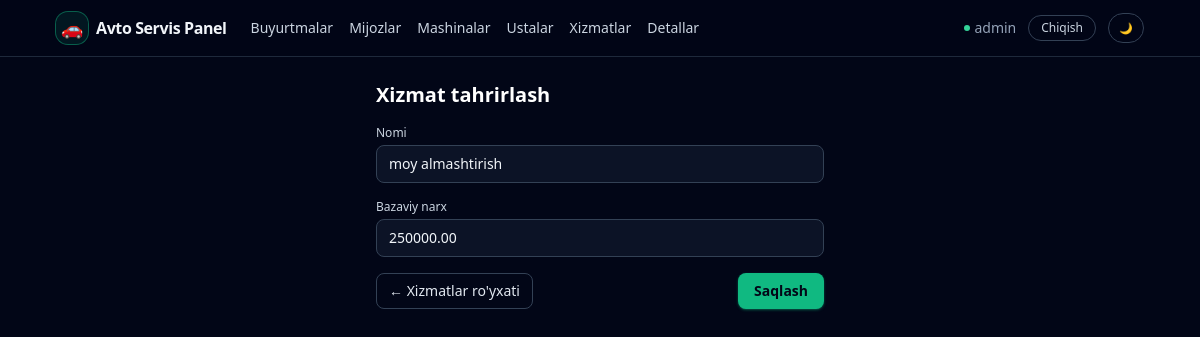
The app's page /services/4/edit/ (signed in) with its own data.
### apps/models.py (models this page shows, shortened)
class User(AbstractUser):
    telegram_username = models.CharField(
        _("Telegram username"), max_length=255, null=True, blank=True
    )
    telegram_id = models.BigIntegerField(_("Telegram ID"), null=True, blank=True)
    telegram_chat_id = models.BigIntegerField(
        _("Telegram chat ID"), null=True, blank=True
    )
    telegram_username_validator = RegexValidator(
        regex=r"^[a-zA-Z0-9_]{5,32}$",
        message=_(
            "Telegram username can only contain letters, numbers and underscores"
        ),
    )
    role = models.CharField(
        _("Role"), max_length=32, choices=Role.choices, default=Role.USER
    )
    phone = models.CharField(
        _("Phone number"),
        max_length=20,
        blank=True,
        help_text=_("Contact phone number"),
    )
    class Meta:
        verbose_name = _("User")
        verbose_name_plural = _("Users")

class Service(models.Model):
    name = models.CharField(_("Service name"), max_length=255)
    base_price = models.DecimalField(
        _("Base price"), max_digits=12, decimal_places=2
    )
    class Meta:
        verbose_name = _("Service")
        verbose_name_plural = _("Services")

### apps/views/services.py (the view)
# urls.py: path("services/<int:pk>/edit/", service_update, name="service_update"),
@login_required
def service_update(request, pk: int):
    service = get_object_or_404(Service, pk=pk)
    if request.method == "POST":
        form = ServiceForm(request.POST, instance=service)
        if form.is_valid():
            form.save()
            messages.success(request, "Xizmat yangilandi.")
            return redirect("apps:service_list")
    else:
        form = ServiceForm(instance=service)
    return render(
        request,
        "services/service_form.html",
        {"form": form, "service": service},
    )

### apps/forms.py
class ServiceForm(TailwindModelForm):
    class Meta:
        model = Service
        fields = ["name", "base_price"]

### templates/services/service_form.html (shortened to what this page needs)
{% extends "base.html" %}
{% block content %}
<div class="max-w-md mx-auto">
    <h1 class="text-xl font-semibold text-white mb-4">
        {% if service %}Xizmat tahrirlash{% else %}Yangi xizmat qo'shish{% endif %}
    </h1>
    <form method="post" class="space-y-4">
        <div>
            <label class="block text-xs font-medium text-slate-300 mb-1">Nomi</label>
            {{ form.name }}
        </div>
        <div>
            <label class="block text-xs font-medium text-slate-300 mb-1">Bazaviy narx</label>
            {{ form.base_price }}
        </div>
        <div class="flex justify-between mt-4">
            <a href="{% url 'apps:service_list' %}"
               class="inline-flex items-center rounded-lg border border-slate-700 px-3 py-1.5 text-xs sm:text-sm font-medium text-slate-200 hover:bg-slate-800 transition">
                ← Xizmatlar ro'yxati
            </a>
            <button type="submit"
                    class="inline-flex items-center rounded-lg bg-emerald-500 hover:bg-emerald-400 px-4 py-2 text-sm font-semibold text-slate-950 shadow shadow-emerald-500/40">
                Saqlash
            </button>
        </div>
    </form>
</div>
{% endblock %}

### templates/base.html (shortened to what this page needs)
{% load static %}
<!DOCTYPE html>
<html lang="uz">
<head>
    <script src="https://cdn.tailwindcss.com"></script>
</head>
<body class="min-h-screen text-slate-100" data-theme="dark">
<div class="min-h-screen flex flex-col">
    <header class="border-b border-slate-800 bg-slate-950/80 backdrop-blur">
        <div class="mx-auto w-full max-w-6xl px-4 sm:px-6 lg:px-8 py-3 flex items-center justify-between">
            <div class="flex items-center gap-6">
                <a href="{% url 'apps:order_list' %}" class="inline-flex items-center gap-2">
                    <span class="inline-flex h-8 w-8 items-center justify-center rounded-xl bg-emerald-500/10 ring-1 ring-emerald-500/50">
                        <span class="text-lg">🚗</span>
                    </span>
                    <span class="font-semibold tracking-tight text-sm sm:text-base">Avto Servis Panel</span>
                </a>
                <nav class="hidden sm:flex items-center gap-4 text-xs sm:text-sm text-slate-300">
                    <a href="{% url 'apps:order_list' %}" class="hover:text-white transition">
                        Buyurtmalar
                    </a>
                    <a href="{% url 'apps:customer_list' %}" class="hover:text-white transition">
                        Mijozlar
                    </a>
                    <a href="{% url 'apps:car_list' %}" class="hover:text-white transition">
                        Mashinalar
                    </a>
                    <a href="{% url 'apps:master_list' %}" class="hover:text-white transition">
                        Ustalar
                    </a>
                    <a href="{% url 'apps:service_list' %}" class="hover:text-white transition">
                        Xizmatlar
                    </a>
                    <a href="{% url 'apps:part_list' %}" class="hover:text-white transition">
                        Detallar
                    </a>
                </nav>
            </div>
            <div class="flex items-center gap-3 text-xs sm:text-sm">
                {% if request.user.is_authenticated %}
                    <span class="hidden sm:inline-flex items-center gap-1 text-slate-400">
                        <span class="w-1.5 h-1.5 rounded-full bg-emerald-400 animate-pulse"></span>
                        {{ request.user.get_full_name|default:request.user.username }}
                    </span>
                    <a href="{% url 'logout' %}"
                       class="inline-flex items-center rounded-full border border-slate-700 px-3 py-1 text-xs font-medium text-slate-300 hover:bg-slate-800 transition">
                        Chiqish
                    </a>
                {% endif %}
                <button type="button" id="theme-toggle"
                        class="inline-flex items-center rounded-full border border-slate-700 px-2.5 py-1 text-[11px] font-medium text-slate-300 hover:bg-slate-800 transition">
                </button>
            </div>
        </div>
    </header>
    <main class="flex-1">
        <div class="mx-auto w-full max-w-6xl px-4 sm:px-6 lg:px-8 py-6">
            {% block content %}{% endblock %}
        </div>
    </main>
</div>
</body>
</html>

### templates/base.html (style rules this page uses)
body[data-theme="dark"] { background-color: rgb(2 6 23); color: rgb(241 245 249); }

### records on screen
User: user.get_full_name "admin"
Service: name "moy almashtirish", base_price "250000.00"
